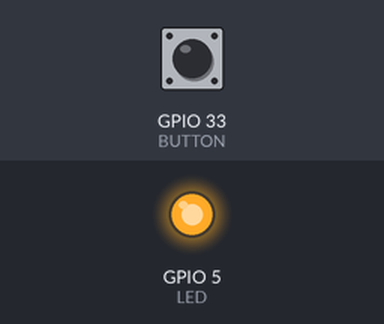
The sketch below on a simulated ESP32. Parts: output pins drawn as LEDs (lit = HIGH). The inputs (shaded band) are chosen by the test bench; at power-on: GPIO 33 (BUTTON) HIGH.

Above: at 1.2 s.
1.3 s: GPIO 33 (BUTTON) pulled LOW for 0.15 s
At 1.37 s:
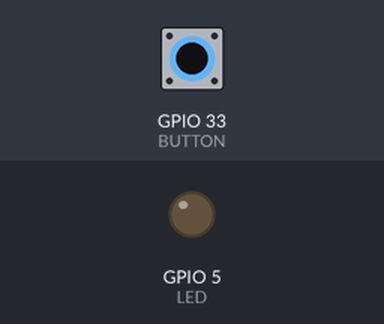
2.9 s: GPIO 33 (BUTTON) pulled LOW for 3.2 s
At 6.7 s:
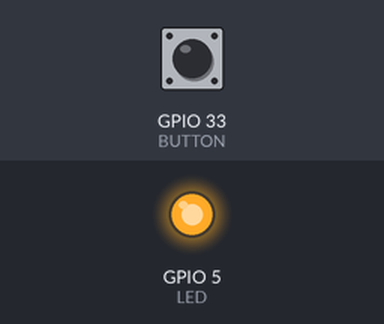
Timing chart, 0 to 8.2 s (numbered marks = the images above; inputs shaded):
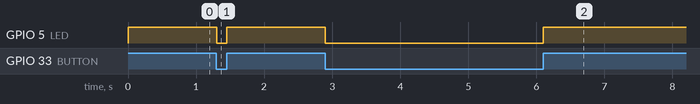

Measured:
- after the input at 1.3 s, GPIO 5 (LED): HIGH → LOW at once, → HIGH 0.15 s later
- after the input at 2.9 s, GPIO 5 (LED): HIGH → LOW at once, → HIGH 3.2 s later

The sketch:

ledbutton.ino
```cpp
//final
const int LED = 5;
const int BUTTON = 33;

void setup() {
pinMode(LED, OUTPUT);
pinMode(BUTTON, INPUT_PULLUP);

}

void loop() {
 int BUT = digitalRead(33);
if (BUT == 0){
digitalWrite(LED, LOW);
}else{
digitalWrite(LED, HIGH);
}}
```
